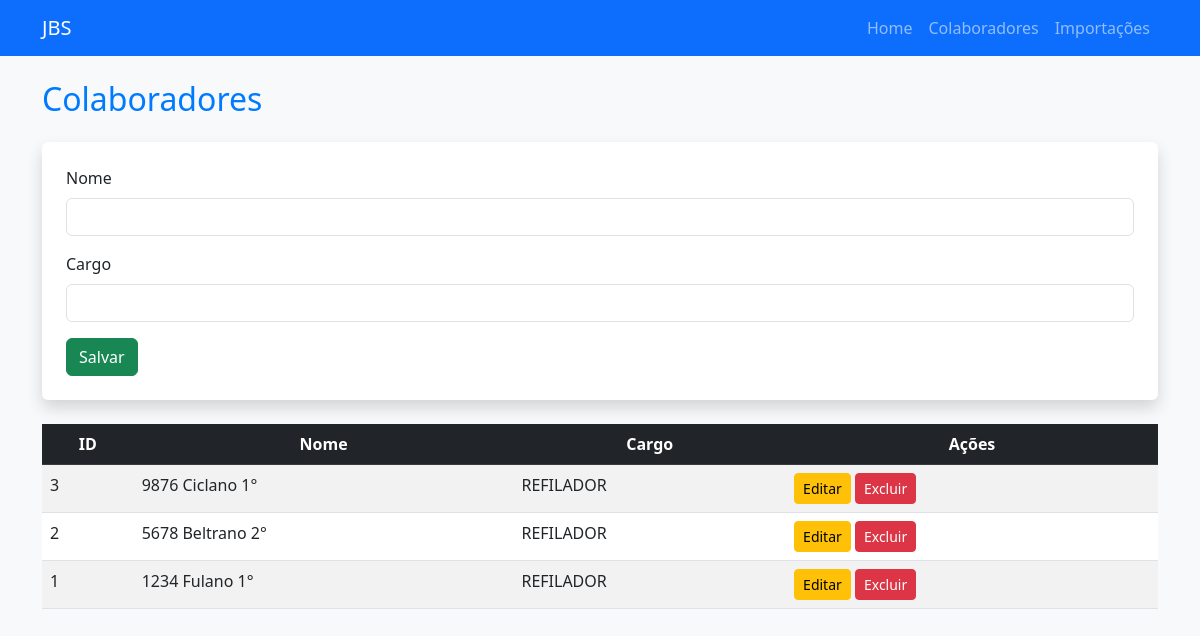
The page /colaboradores (signed in) on the database as committed earlier.
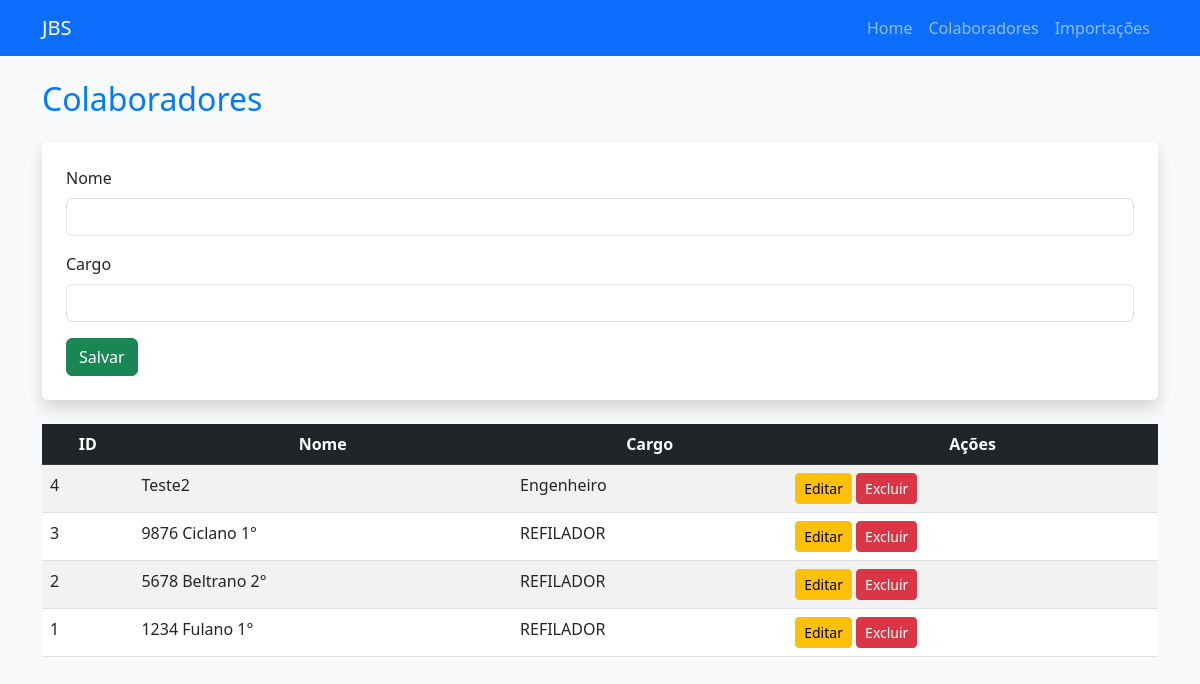
The same page on the database as committed later.
### app/models.py (models this page shows)
class Colaborador(db.Model):
    id = db.Column(db.Integer, primary_key=True)
    nome = db.Column(db.String(100), nullable=False)
    cargo = db.Column(db.String(100), nullable=False)
    importacoes = db.relationship('Importacao', backref='colaborador', cascade='all, delete-orphan')

### app/routes.py (the view, shortened to what this page needs)
@main.route('/colaboradores', methods=['GET', 'POST'])
def colaboradores():
    colaboradores = Colaborador.query.order_by(Colaborador.id.desc()).all()
    return render_template('colaboradores.html', colaboradores=colaboradores)

### app/templates/colaboradores.html
{% extends 'base.html' %}
{% block content %}
<h2 class="mb-4">Colaboradores</h2>
<form method="POST" class="mb-4 p-4 bg-white shadow rounded">
    <div class="mb-3">
        <label class="form-label">Nome</label>
        <input type="text" name="nome" class="form-control" required>
    </div>
    <div class="mb-3">
        <label class="form-label">Cargo</label>
        <input type="text" name="cargo" class="form-control" required>
    </div>
    <button type="submit" class="btn btn-success">Salvar</button>
</form>
<table class="table table-striped table-hover">
    <thead class="table-dark">
        <tr>
            <th>ID</th>
            <th>Nome</th>
            <th>Cargo</th>
            <th>Ações</th>
        </tr>
    </thead>
    <tbody>
        {% for colaborador in colaboradores %}
        <tr>
            <td>{{ colaborador.id }}</td>
            <td>{{ colaborador.nome }}</td>
            <td>{{ colaborador.cargo }}</td>
            <td>
                <a href="{{ url_for('main.edit_colaborador', id=colaborador.id) }}" class="btn btn-warning btn-sm">Editar</a>
                <form action="{{ url_for('main.delete_colaborador', id=colaborador.id) }}" method="POST" class="d-inline">
                    <button type="submit" class="btn btn-danger btn-sm" onclick="return confirm('Deseja excluir?')">Excluir</button>
                </form>
            </td>
        </tr>
        {% endfor %}
    </tbody>
</table>
{% endblock %}

### app/templates/base.html (shortened to what this page needs)
<!DOCTYPE html>
<html lang="pt-BR">
<head>
    <link
        href="https://cdn.jsdelivr.net/npm/bootstrap@5.3.0/dist/css/bootstrap.min.css"
        rel="stylesheet"
    >
    <link rel="stylesheet" href="{{ url_for('static', filename='styles.css') }}">
</head>
<body class="bg-light">
    <nav class="navbar navbar-expand-lg navbar-dark bg-primary">
        <div class="container">
            <a class="navbar-brand" href="{{ url_for('main.home') }}">JBS</a>
            <div class="collapse navbar-collapse">
                <ul class="navbar-nav ms-auto">
                    <li class="nav-item"><a class="nav-link" href="{{ url_for('main.home') }}">Home</a></li>
                    <li class="nav-item"><a class="nav-link" href="{{ url_for('main.colaboradores') }}">Colaboradores</a></li>
                    <li class="nav-item"><a class="nav-link" href="{{ url_for('main.importacoes') }}">Importações</a></li>
                </ul>
            </div>
        </div>
    </nav>
    <main class="container mt-4">
        {% block content %}{% endblock %}
    </main>
</body>
</html>

### app/static/styles.css (style rules this page uses)
body { background-color: #f8f9fa; }
h2 { color: #007bff; }
.table th { text-align: center; }

Rows that differ between the two databases and show on the page:
added Colaborador: id "4", nome "Teste2", cargo "Engenheiro"
